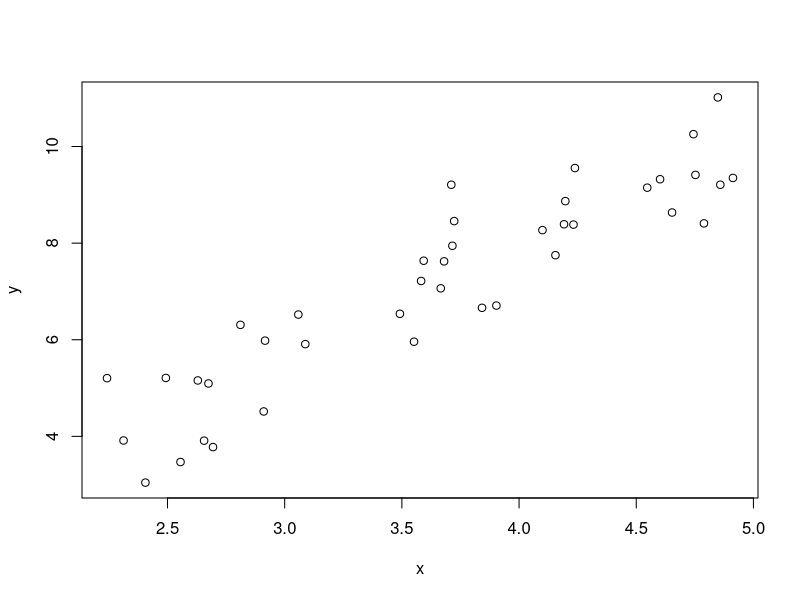
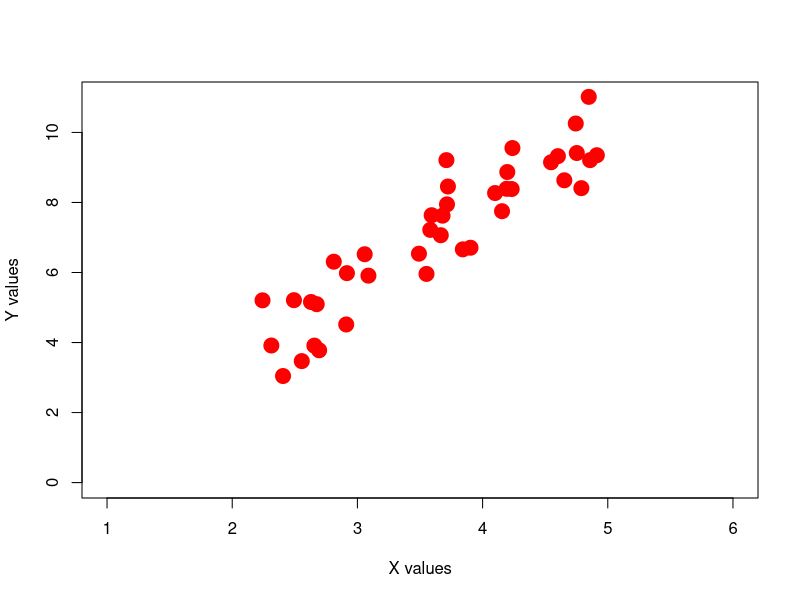
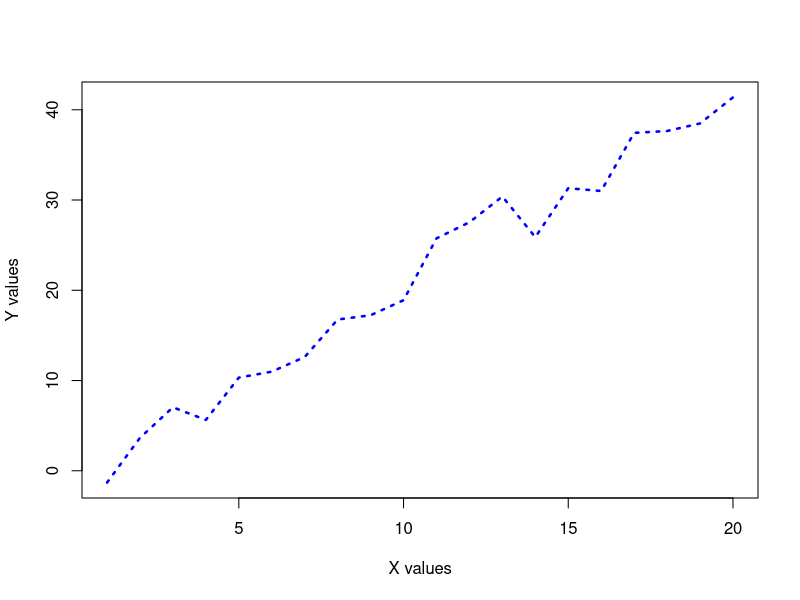
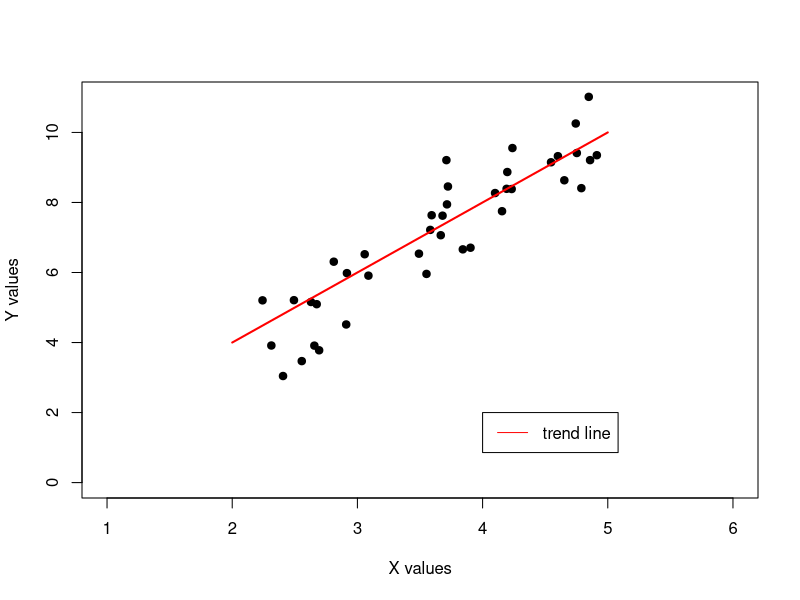
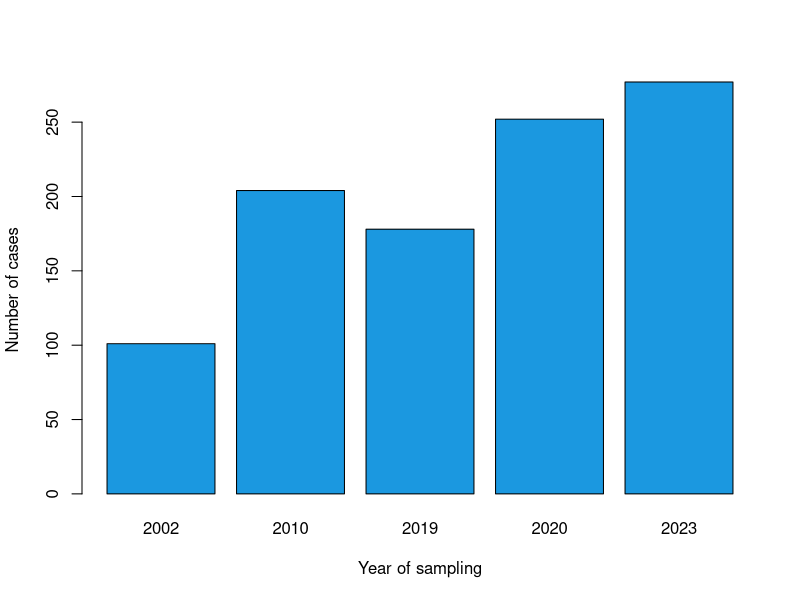
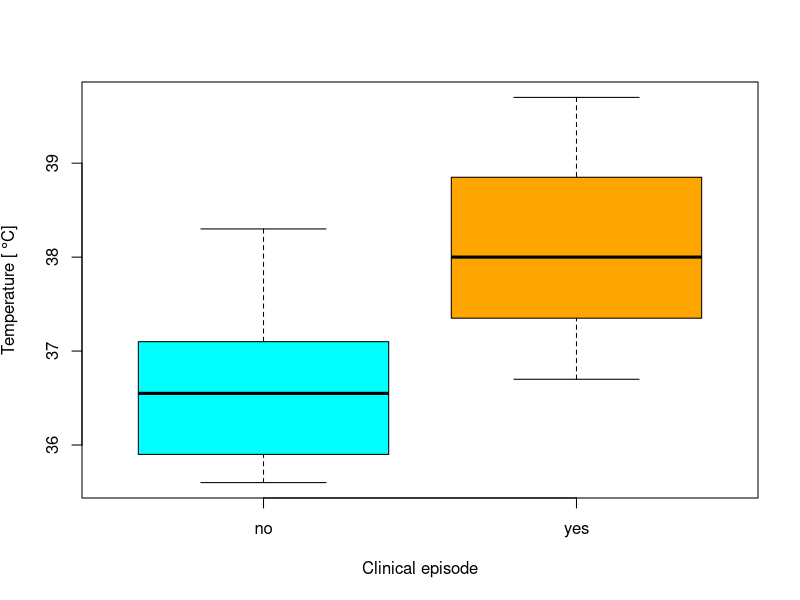

These charts were generated, in order, by the following R code:
## ---- chunk 1
## assign to x the value 5
x <- 5 

## print the value assigned to the 
## variable x to the screen
x 
## ---- chunk 2
## we can also assign text to a variable
y <- "Hello There" 

## print y
y
## ---- chunk 3
## we can re-assign variables
y <- sqrt(10)

## or assign a variable in terms 
## of other variables
ziggy <- x + y

## print variable "ziggy"
ziggy
## ---- chunk 4
## remove the variables x and y
rm(x, y)
## ---- chunk 5
ziggy
## ---- chunk 6
# create a vector with 4 numbers
x <- c(2, 1, 3, 5)
x

# or a vector containing 4 strings
names <- c("Neil", "Ella", "John", "Grace")
names
## ---- chunk 7
# get the second element of x
x[2]
## ---- chunk 8
# get the first 3 elements of names
names[1:3]
## ---- chunk 9
# get last two elements of x
tail(x,2)
## ---- chunk 10
df <- data.frame(ParticipantID = c('ID001', 'ID002', 'ID003', 'ID007', 'ID009'),
                 Age = c(12, 8, 9, 7, 11),
                 Episode = c('y', 'n', 'n', 'y', 'y'))
## ---- chunk 11
knitr::kable(df, align = 'lcc')
## ---- chunk 12
df$Age

# equivalent to
# df['Age']
## ---- chunk 13
# get the ID of the second participant
df$ParticipantID[2]

# equivalent to 
# df[2,'ParticipantID']
## ---- chunk 14
# changing the data type of the 'Episode' column to a factor
df$Episode <- factor(df$Episode, labels = c('no', 'yes'))

# adding a new column
df['Temperature'] <- c(39.1, 37.0, 35.3, 38.8, 37.9)

# equivalent to 
# df$Temperature <- c(39.1, 37.0, 35.3, 38.8, 37.9)

# display the first 3 rows of df
head(df, n = 3)
## ---- chunk 15
# define a vector with numbers from 1 to 10
x <- 1:10

# note: this is short-hand for
# x <- seq(1, 10, by = 10)

# calculate the mean and sd of x
mu <- mean(x)
sigma <- sd(x)

# let's have a look
print(paste0("The mean (sd) of x is ",mu," (",round(sigma,3),")"))
## ---- chunk 16
Rfuns <- read.csv('Rfunctions.csv', sep = ';')

knitr::kable(Rfuns, align = 'll')
## ---- chunk 17
hello <- function() {
    print("Hello, world")
}

hello()
## ---- chunk 18
circle <- function(r) {
    # calculate the area
    A <- pi * r^2
    
    # return the value of A 
    return(A)
}

radius <- 1
print(paste0("the area of a circle with radius r = ",radius," is A = ",round(circle(radius),5)))
## ---- chunk 19
# define your function to compare means
compareMeans <- function(x, y, dostats = FALSE){
    
    # compare the means of vectors x and y
    mux <- mean(x)
    muy <- mean(y)
    if(mux > muy){
        print("the mean of x is greater than the mean of y")
    }else if(muy > mux){
        print("the mean of y is greater than the mean of x")
    }else{
        print("x and y have the same mean")
    }
    
    # run t-test if required
    if(dostats == TRUE){
        print("Here is the result of a two-sided t-test")
        t.test(x,y)
    }
}

# define two vectors, x and y
x <- c(1, 2, 3, 4, 5, 3, 1, 4, 5, 2)
y <- c(4, 1, 3, 5, 6, 2, 7, 3, 4, 5)

# call function, specify only first two arguments
compareMeans(x,y)
## ---- chunk 20
# call function, this time as to perform a t-test 
compareMeans(x,y,TRUE)
## ---- chunk 21
# define two vectors x and y
x <- runif(40, min = 2, max = 5)  # draw 40 samples from a uniform distribution U(2,5)
y <- x + rnorm(40, mean = x, sd = 1) # add Gaussian noise

# plot y against x
plot(x, y)
## ---- chunk 22
# change plotting symbol, size and colour, add axes labels and increase axes limits
plot(x, y, 
     pch = 19, # solid circle, also try 15, 17, 20, ...
     cex = 2,  # size scaling factor
     col = 'red',  
     xlab = 'X values', 
     ylab = 'Y values',
     xlim = c(1, 6),
     ylim = c(0,11))
## ---- chunk 23
# change plotting symbol, size and colour, add axes labels and increase axes limits
a <- 1:20
b <- a + rnorm(20, a, 2.5)

plot(a, b, 
     type = 'l', # change to line graph
     lwd = 2.5,  # line width
     lty = 'dotted',
     col = 'blue',
     xlab = 'X values',
     ylab = 'Y values')
## ---- chunk 24
# crate scatter plot and add line graph
# note: these statement have to be run / executed together
plot(x, y, 
     pch = 19, 
     cex = 1,
     xlab = 'X values',
     ylab = 'Y values',
     xlim = c(1, 6),
     ylim = c(0,11))
lines(x = 2:5, y = seq(4,10,by=2), lwd = 2, col = 'red')
legend(x = 4, y = 2, legend = 'trend line', col = 'red', lwd = 1)
## ---- chunk 25
# create some count data
Year = c('2002', '2010', '2019', '2020', '2023')
Cases = c(101, 204, 178, 252, 277)

barplot(Cases, names.arg = Year, col = '#1b98e0',
        xlab = 'Year of sampling',
        ylab = 'Number of cases')
## ---- chunk 26

df <- data.frame(Temperature = c(35.6, 37.1, 38.0, 36.7, 36.5, 35.9, 39.7, 38.3, 36.6),
                 Episode = factor(c('no', 'no', 'yes', 'yes', 'no', 'no', 'yes', 'no', 'no')))

boxplot(Temperature ~ Episode, data = df, 
        col = c('cyan', 'orange'),
        xlab = 'Clinical episode',
        ylab = expression("Temperature ["*~degree*C*"]"))
